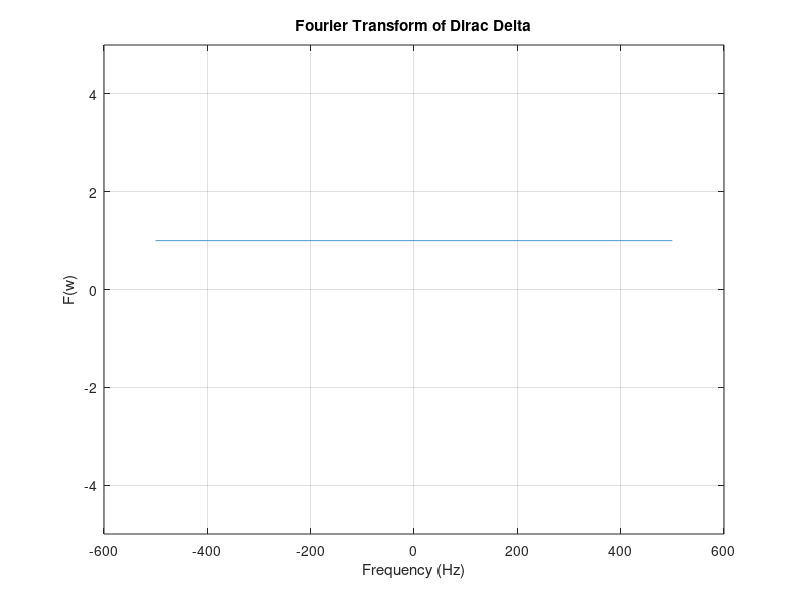

Recreate this plot in MATLAB.
fs = 1000;
t = -2:1/fs:2;
y = double(t==0);
y1 = fft(y);
f = (-length(y)/2:length(y)/2-1) * fs/length(y);
y_shifted = fftshift(y1);
plot(f, abs(y_shifted));
xlabel('Frequency (Hz)');
ylabel('F(w)');
ylim([-5 5])
title('Fourier Transform of Dirac Delta');
grid on